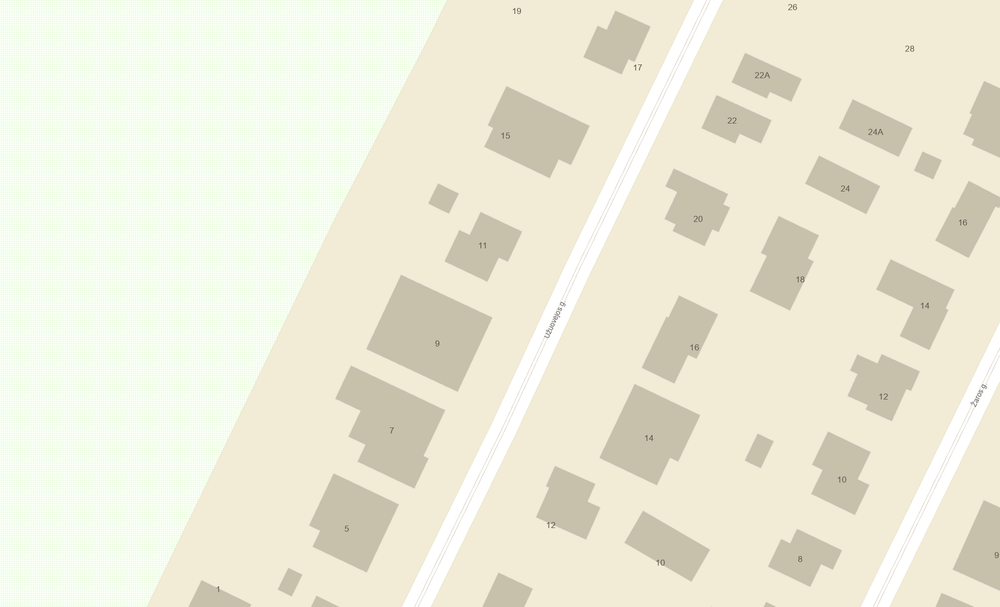
#> input picture Data/Images/Polygons/export_4064706060773075983_pol.png, 1000 x 607 px, shrunk from 2000 x 1214 before the run; its folder holds only this picture in this run
$ python -i img_modification.py   (imports and definitions only)
#> lines starting #> are read from the running program, lines starting #| are printed output that depends on the picture; after the words box and inside, x2 and y2 are one past the last pixel; in counts of white or black regions, pixels touching at a corner belong together
### programa/data_utils/file_utils.py
import os
import cv2

from config import main_data_path as main

# [14 lines left out: function get_path, not called in this run]

def get_img(path):
    img = cv2.imread(path)
#> img is the input picture: shape (607, 1000, 3); mean B, G, R 216.4, 235.1, 237.1
    return img

# [53 lines left out: functions save_img, get_existing_mask, get_existing_img, get_roof_only_img, save_roof_img, save_wall_measurements, not called in this run]

### programa/data_utils/img_modification.py
import numpy as np
import cv2

from .file_utils import get_img

def get_mask(path):
    l_bound=np.array([199, 190, 170], dtype = np.uint8)
    #l_bound=np.array([80, 80, 70], dtype = np.uint8)
    u_bound=np.array([199, 195, 175], dtype = np.uint8)
    mask = cv2.inRange(cv2.cvtColor(get_img(path), cv2.COLOR_BGR2RGB), l_bound, u_bound)
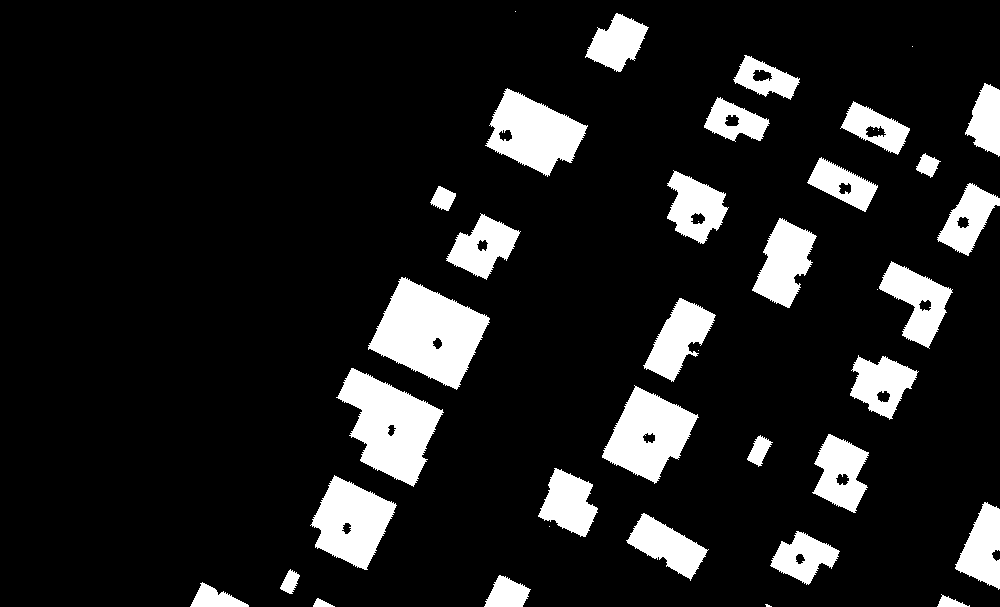
#> mask: shape (607, 1000); 12.3% white; 40 white regions (9 under 20 px), largest, box (x1, y1, x2, y2) and area: (368, 277, 490, 390) 7745, (336, 368, 444, 487) 6728, (602, 385, 699, 484) 5208
    mask_bw = cv2.cvtColor(mask, cv2.COLOR_GRAY2BGR)  # 3 channels for saving consistency
    mask_gray = cv2.cvtColor(mask_bw, cv2.COLOR_BGR2GRAY)
    return mask_gray

def crop_image(img, base_x, base_y, size):
     return img[(base_x-int(size/2)):(base_x+int(size/2)),(base_y-int(size/2)):(base_y+int(size/2))]

def crop_image_according_to_mask(polygon, image):

    polygon = np.array(polygon, dtype=np.int32)
    mask = np.zeros(image.shape[:2], np.uint8)
    cv2.drawContours(mask, [polygon], -1, (255, 255, 255), -1, cv2.LINE_AA)
    cropped_image_according_to_mask = cv2.bitwise_and(image, image, mask=mask)

    return cropped_image_according_to_mask

>>> result = get_mask('../../Data/Images/Polygons/export_4064706060773075983_pol.png')

$ run again, on Data/Images/Polygons/export_5669638361583911291.png
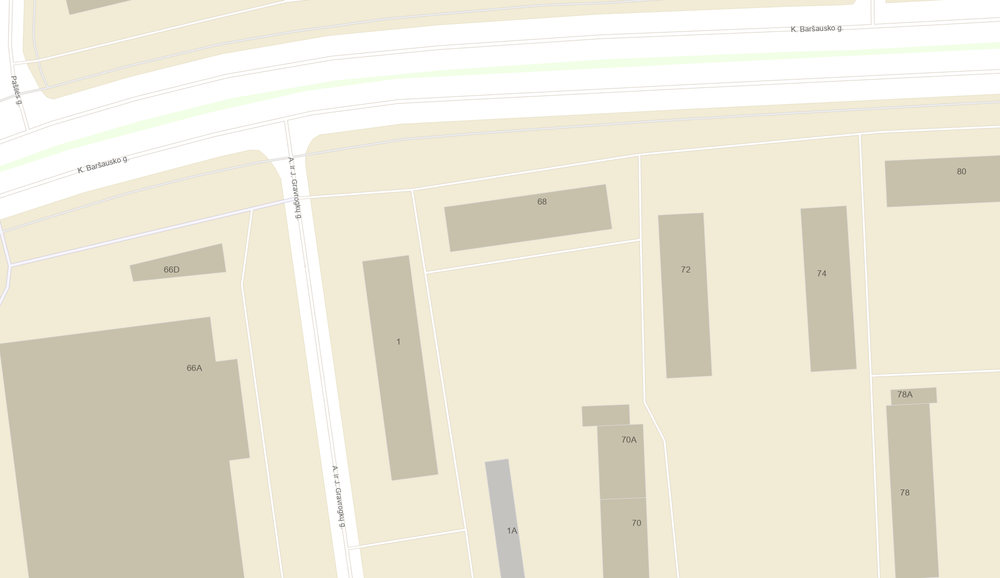
#> input picture Data/Images/Polygons/export_5669638361583911291.png, 1000 x 578 px, shrunk from 2000 x 1156 before the run
#> in get_img, img is the input picture: shape (578, 1000, 3); mean B, G, R 212.8, 230, 235.3
#> in get_mask, `mask = cv2.inRange(cv2.cvtColor(get_img(path), cv2.COLOR_BGR2RGB), l_b..`:
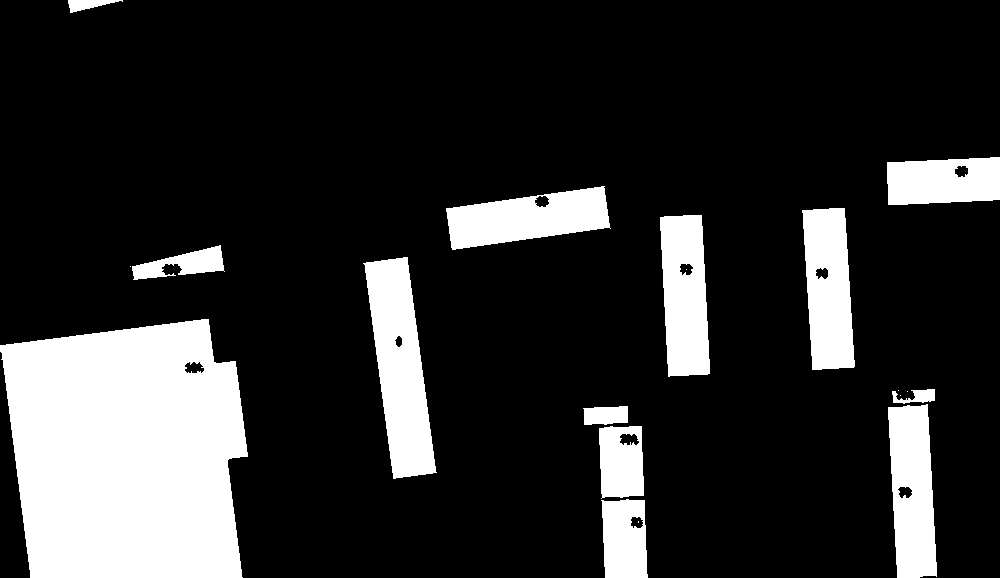
#> mask: shape (578, 1000); 18% white; 19 white regions (6 under 20 px), largest, box (x1, y1, x2, y2) and area: (0, 319, 248, 578) 54060, (363, 257, 437, 479) 9454, (888, 404, 937, 578) 6758
